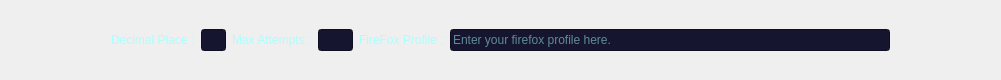
        <widget class="QWidget" name="gridLayoutWidget_7">
         <property name="geometry">
          <rect>
           <x>0</x>
           <y>660</y>
           <width>1001</width>
           <height>80</height>
          </rect>
         </property>
         <layout class="QGridLayout" name="gridLayout_7">
          <item row="0" column="0">
           <layout class="QHBoxLayout" name="horizontalLayout_2">
            <item>
             <spacer name="horizontalSpacer_7">
              <property name="orientation">
               <enum>Qt::Horizontal</enum>
              </property>
              <property name="sizeType">
               <enum>QSizePolicy::Fixed</enum>
              </property>
              <property name="sizeHint" stdset="0">
               <size>
                <width>100</width>
                <height>20</height>
               </size>
              </property>
             </spacer>
            </item>
            <item>
             <widget class="QLabel" name="decimalPlace">
              <property name="enabled">
               <bool>true</bool>
              </property>
              <property name="minimumSize">
               <size>
                <width>0</width>
                <height>40</height>
               </size>
              </property>
              <property name="maximumSize">
               <size>
                <width>16777215</width>
                <height>45</height>
               </size>
              </property>
              <property name="layoutDirection">
               <enum>Qt::LeftToRight</enum>
              </property>
              <property name="autoFillBackground">
               <bool>false</bool>
              </property>
              <property name="styleSheet">
               <string notr="true">color: rgb(170, 255, 255)</string>
              </property>
              <property name="text">
               <string>Decimal Place :</string>
              </property>
              <property name="wordWrap">
               <bool>true</bool>
              </property>
             </widget>
            </item>
            <item>
             <widget class="QLineEdit" name="decimalPlaceValue">
              <property name="sizePolicy">
               <sizepolicy hsizetype="Fixed" vsizetype="Fixed">
                <horstretch>0</horstretch>
                <verstretch>0</verstretch>
               </sizepolicy>
              </property>
              <property name="maximumSize">
               <size>
                <width>25</width>
                <height>16777215</height>
               </size>
              </property>
              <property name="layoutDirection">
               <enum>Qt::LeftToRight</enum>
              </property>
              <property name="styleSheet">
               <string notr="true">background-color: rgb(21, 21, 47);
color: rgb(170, 255, 255);</string>
              </property>
              <property name="text">
               <string/>
              </property>
              <property name="alignment">
               <set>Qt::AlignRight|Qt::AlignTrailing|Qt::AlignVCenter</set>
              </property>
              <property name="placeholderText">
               <string/>
              </property>
              <property name="clearButtonEnabled">
               <bool>false</bool>
              </property>
             </widget>
            </item>
            <item>
             <widget class="QLabel" name="maxAttempts">
              <property name="enabled">
               <bool>true</bool>
              </property>
              <property name="maximumSize">
               <size>
                <width>16777215</width>
                <height>45</height>
               </size>
              </property>
              <property name="autoFillBackground">
               <bool>false</bool>
              </property>
              <property name="styleSheet">
               <string notr="true">color: rgb(170, 255, 255)</string>
              </property>
              <property name="text">
               <string>Max Attempts :</string>
              </property>
              <property name="wordWrap">
               <bool>true</bool>
              </property>
             </widget>
            </item>
            <item>
             <widget class="QLineEdit" name="maxAttemptsValue">
              <property name="sizePolicy">
               <sizepolicy hsizetype="Fixed" vsizetype="Fixed">
                <horstretch>0</horstretch>
                <verstretch>0</verstretch>
               </sizepolicy>
              </property>
              <property name="maximumSize">
               <size>
                <width>35</width>
                <height>16777215</height>
               </size>
              </property>
              <property name="layoutDirection">
               <enum>Qt::RightToLeft</enum>
              </property>
              <property name="styleSheet">
               <string notr="true">background-color: rgb(21, 21, 47);
color: rgb(170, 255, 255);</string>
              </property>
              <property name="text">
               <string/>
              </property>
              <property name="alignment">
               <set>Qt::AlignRight|Qt::AlignTrailing|Qt::AlignVCenter</set>
              </property>
              <property name="placeholderText">
               <string/>
              </property>
              <property name="clearButtonEnabled">
               <bool>false</bool>
              </property>
             </widget>
            </item>
            <item>
             <widget class="QLabel" name="firefoxProfile">
              <property name="enabled">
               <bool>true</bool>
              </property>
              <property name="maximumSize">
               <size>
                <width>16777215</width>
                <height>45</height>
               </size>
              </property>
              <property name="autoFillBackground">
               <bool>false</bool>
              </property>
              <property name="styleSheet">
               <string notr="true">color: rgb(170, 255, 255)</string>
              </property>
              <property name="text">
               <string>FireFox Profile :</string>
              </property>
              <property name="wordWrap">
               <bool>true</bool>
              </property>
             </widget>
            </item>
            <item>
             <widget class="QLineEdit" name="firefoxProfileString">
              <property name="styleSheet">
               <string notr="true">background-color: rgb(21, 21, 47);
color: rgb(170, 255, 255);</string>
              </property>
              <property name="placeholderText">
               <string extracomment="Enter Your FireFox Profile Here.">Enter your firefox profile here.</string>
              </property>
             </widget>
            </item>
            <item>
             <spacer name="horizontalSpacer_8">
              <property name="orientation">
               <enum>Qt::Horizontal</enum>
              </property>
              <property name="sizeType">
               <enum>QSizePolicy::Preferred</enum>
              </property>
              <property name="sizeHint" stdset="0">
               <size>
                <width>100</width>
                <height>20</height>
               </size>
              </property>
             </spacer>
            </item>
           </layout>
          </item>
         </layout>
        </widget>
